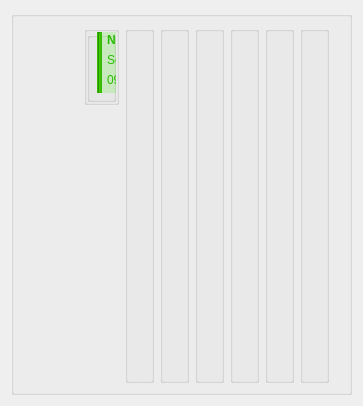
                    <widget class="QWidget" name="scrollAreaWidgetContents">
                     <property name="geometry">
                      <rect>
                       <x>0</x>
                       <y>0</y>
                       <width>165</width>
                       <height>406</height>
                      </rect>
                     </property>
                     <layout class="QVBoxLayout" name="verticalLayout_29">
                      <item>
                       <widget class="QGroupBox" name="groupBox_18">
                        <property name="sizePolicy">
                         <sizepolicy hsizetype="Expanding" vsizetype="Expanding">
                          <horstretch>0</horstretch>
                          <verstretch>0</verstretch>
                         </sizepolicy>
                        </property>
                        <property name="title">
                         <string/>
                        </property>
                        <layout class="QHBoxLayout" name="horizontalLayout_15">
                         <property name="leftMargin">
                          <number>70</number>
                         </property>
                         <property name="rightMargin">
                          <number>20</number>
                         </property>
                         <item alignment="Qt::AlignTop">
                          <widget class="QGroupBox" name="grupListTurno1">
                           <property name="minimumSize">
                            <size>
                             <width>0</width>
                             <height>0</height>
                            </size>
                           </property>
                           <property name="styleSheet">
                            <string notr="true"/>
                           </property>
                           <property name="title">
                            <string/>
                           </property>
                           <property name="alignment">
                            <set>Qt::AlignCenter</set>
                           </property>
                           <layout class="QVBoxLayout" name="verticalLayout_30">
                            <property name="spacing">
                             <number>0</number>
                            </property>
                            <property name="leftMargin">
                             <number>0</number>
                            </property>
                            <property name="topMargin">
                             <number>0</number>
                            </property>
                            <property name="rightMargin">
                             <number>0</number>
                            </property>
                            <property name="bottomMargin">
                             <number>0</number>
                            </property>
                            <item alignment="Qt::AlignTop">
                             <widget class="QGroupBox" name="classTurno">
                              <property name="minimumSize">
                               <size>
                                <width>0</width>
                                <height>70</height>
                               </size>
                              </property>
                              <property name="maximumSize">
                               <size>
                                <width>150</width>
                                <height>70</height>
                               </size>
                              </property>
                              <property name="styleSheet">
                               <string notr="true"/>
                              </property>
                              <property name="title">
                               <string/>
                              </property>
                              <widget class="QLabel" name="turnNom">
                               <property name="geometry">
                                <rect>
                                 <x>20</x>
                                 <y>0</y>
                                 <width>111</width>
                                 <height>16</height>
                                </rect>
                               </property>
                               <property name="font">
                                <font>
                                 <weight>75</weight>
                                 <bold>true</bold>
                                </font>
                               </property>
                               <property name="styleSheet">
                                <string notr="true">color: rgb(33, 176, 1);</string>
                               </property>
                               <property name="text">
                                <string>Nombre y Apellido</string>
                               </property>
                              </widget>
                              <widget class="Line" name="turnLine">
                               <property name="geometry">
                                <rect>
                                 <x>10</x>
                                 <y>0</y>
                                 <width>5</width>
                                 <height>61</height>
                                </rect>
                               </property>
                               <property name="minimumSize">
                                <size>
                                 <width>5</width>
                                 <height>0</height>
                                </size>
                               </property>
                               <property name="maximumSize">
                                <size>
                                 <width>5</width>
                                 <height>16777215</height>
                                </size>
                               </property>
                               <property name="styleSheet">
                                <string notr="true">background-color: rgb(52, 175, 0);</string>
                               </property>
                               <property name="orientation">
                                <enum>Qt::Vertical</enum>
                               </property>
                              </widget>
                              <widget class="QLabel" name="trunServicio">
                               <property name="geometry">
                                <rect>
                                 <x>20</x>
                                 <y>20</y>
                                 <width>111</width>
                                 <height>16</height>
                                </rect>
                               </property>
                               <property name="styleSheet">
                                <string notr="true">color: rgb(33, 176, 1);</string>
                               </property>
                               <property name="text">
                                <string>Servicio</string>
                               </property>
                              </widget>
                              <widget class="QLabel" name="turnHorario">
                               <property name="geometry">
                                <rect>
                                 <x>20</x>
                                 <y>40</y>
                                 <width>111</width>
                                 <height>16</height>
                                </rect>
                               </property>
                               <property name="styleSheet">
                                <string notr="true">color: rgb(33, 176, 1);</string>
                               </property>
                               <property name="text">
                                <string>09:00 - 10:00</string>
                               </property>
                              </widget>
                              <widget class="Line" name="turnBackGro">
                               <property name="geometry">
                                <rect>
                                 <x>10</x>
                                 <y>0</y>
                                 <width>150</width>
                                 <height>61</height>
                                </rect>
                               </property>
                               <property name="sizePolicy">
                                <sizepolicy hsizetype="Preferred" vsizetype="Preferred">
                                 <horstretch>0</horstretch>
                                 <verstretch>0</verstretch>
                                </sizepolicy>
                               </property>
                               <property name="minimumSize">
                                <size>
                                 <width>150</width>
                                 <height>0</height>
                                </size>
                               </property>
                               <property name="maximumSize">
                                <size>
                                 <width>150</width>
                                 <height>16777215</height>
                                </size>
                               </property>
                               <property name="styleSheet">
                                <string notr="true">background-color: rgb(52, 175, 0);
background-color: rgba(79, 241, 19, 50);</string>
                               </property>
                               <property name="orientation">
                                <enum>Qt::Vertical</enum>
                               </property>
                              </widget>
                             </widget>
                            </item>
                           </layout>
                          </widget>
                         </item>
                         <item>
                          <widget class="QGroupBox" name="grupListTurno2">
                           <property name="title">
                            <string/>
                           </property>
                           <property name="alignment">
                            <set>Qt::AlignCenter</set>
                           </property>
                           <layout class="QVBoxLayout" name="verticalLayout_31">
                            <property name="spacing">
                             <number>0</number>
                            </property>
                            <property name="leftMargin">
                             <number>0</number>
                            </property>
                            <property name="topMargin">
                             <number>0</number>
                            </property>
                            <property name="rightMargin">
                             <number>0</number>
                            </property>
                            <property name="bottomMargin">
                             <number>0</number>
                            </property>
                           </layout>
                          </widget>
                         </item>
                         <item>
                          <widget class="QGroupBox" name="grupListTurno3">
                           <property name="title">
                            <string/>
                           </property>
                           <property name="alignment">
                            <set>Qt::AlignCenter</set>
                           </property>
                           <layout class="QVBoxLayout" name="verticalLayout_33">
                            <property name="spacing">
                             <number>0</number>
                            </property>
                            <property name="leftMargin">
                             <number>0</number>
                            </property>
                            <property name="topMargin">
                             <number>0</number>
                            </property>
                            <property name="rightMargin">
                             <number>0</number>
                            </property>
                            <property name="bottomMargin">
                             <number>0</number>
                            </property>
                           </layout>
                          </widget>
                         </item>
                         <item>
                          <widget class="QGroupBox" name="grupListTurno4">
                           <property name="title">
                            <string/>
                           </property>
                           <property name="alignment">
                            <set>Qt::AlignCenter</set>
                           </property>
                           <layout class="QVBoxLayout" name="verticalLayout_35">
                            <property name="spacing">
                             <number>0</number>
                            </property>
                            <property name="leftMargin">
                             <number>0</number>
                            </property>
                            <property name="topMargin">
                             <number>0</number>
                            </property>
                            <property name="rightMargin">
                             <number>0</number>
                            </property>
                            <property name="bottomMargin">
                             <number>0</number>
                            </property>
                           </layout>
                          </widget>
                         </item>
                         <item>
                          <widget class="QGroupBox" name="grupListTurno5">
                           <property name="title">
                            <string/>
                           </property>
                           <property name="alignment">
                            <set>Qt::AlignCenter</set>
                           </property>
                           <layout class="QVBoxLayout" name="verticalLayout_34">
                            <property name="spacing">
                             <number>0</number>
                            </property>
                            <property name="leftMargin">
                             <number>0</number>
                            </property>
                            <property name="topMargin">
                             <number>0</number>
                            </property>
                            <property name="rightMargin">
                             <number>0</number>
                            </property>
                            <property name="bottomMargin">
                             <number>0</number>
                            </property>
                           </layout>
                          </widget>
                         </item>
                         <item>
                          <widget class="QGroupBox" name="grupListTurno6">
                           <property name="title">
                            <string/>
                           </property>
                           <property name="alignment">
                            <set>Qt::AlignCenter</set>
                           </property>
                           <layout class="QVBoxLayout" name="verticalLayout_36">
                            <property name="spacing">
                             <number>0</number>
                            </property>
                            <property name="leftMargin">
                             <number>0</number>
                            </property>
                            <property name="topMargin">
                             <number>0</number>
                            </property>
                            <property name="rightMargin">
                             <number>0</number>
                            </property>
                            <property name="bottomMargin">
                             <number>0</number>
                            </property>
                           </layout>
                          </widget>
                         </item>
                         <item>
                          <widget class="QGroupBox" name="grupListTurno7">
                           <property name="title">
                            <string/>
                           </property>
                           <property name="alignment">
                            <set>Qt::AlignCenter</set>
                           </property>
                           <layout class="QVBoxLayout" name="verticalLayout_32">
                            <property name="spacing">
                             <number>0</number>
                            </property>
                            <property name="leftMargin">
                             <number>0</number>
                            </property>
                            <property name="topMargin">
                             <number>0</number>
                            </property>
                            <property name="rightMargin">
                             <number>0</number>
                            </property>
                            <property name="bottomMargin">
                             <number>0</number>
                            </property>
                           </layout>
                          </widget>
                         </item>
                        </layout>
                       </widget>
                      </item>
                     </layout>
                    </widget>
